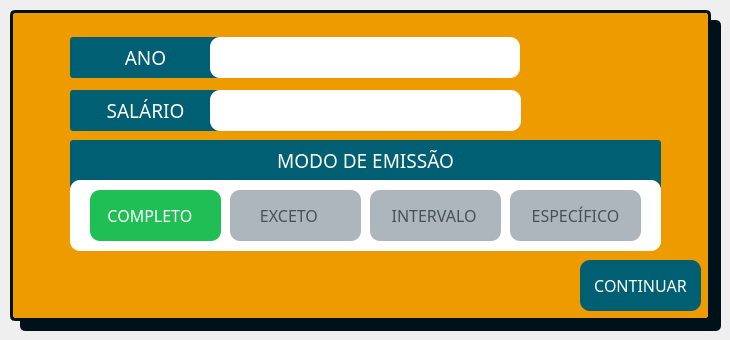
    <widget class="QWidget" name="page3">
     <widget class="QLabel" name="subBackground2">
      <property name="geometry">
       <rect>
        <x>10</x>
        <y>10</y>
        <width>701</width>
        <height>311</height>
       </rect>
      </property>
      <property name="styleSheet">
       <string notr="true">background:#EE9B00;
border: 3px solid #001219;
border-radius: 5px;</string>
      </property>
      <property name="text">
       <string/>
      </property>
     </widget>
     <widget class="QLabel" name="subBackgroundShadow2">
      <property name="geometry">
       <rect>
        <x>20</x>
        <y>20</y>
        <width>701</width>
        <height>311</height>
       </rect>
      </property>
      <property name="styleSheet">
       <string notr="true">background:#001219;
border-radius: 5px;</string>
      </property>
      <property name="text">
       <string/>
      </property>
     </widget>
     <widget class="QLabel" name="yearLabel">
      <property name="geometry">
       <rect>
        <x>70</x>
        <y>37</y>
        <width>151</width>
        <height>41</height>
       </rect>
      </property>
      <property name="font">
       <font>
        <family>Leelawadee UI Semilight</family>
        <pointsize>14</pointsize>
       </font>
      </property>
      <property name="mouseTracking">
       <bool>false</bool>
      </property>
      <property name="tabletTracking">
       <bool>false</bool>
      </property>
      <property name="toolTipDuration">
       <number>-7</number>
      </property>
      <property name="styleSheet">
       <string notr="true">color: white;
background:#005f73;
border-radius: 3px;
</string>
      </property>
      <property name="frameShape">
       <enum>QFrame::NoFrame</enum>
      </property>
      <property name="text">
       <string>ANO</string>
      </property>
      <property name="alignment">
       <set>Qt::AlignCenter</set>
      </property>
     </widget>
     <widget class="QLineEdit" name="yearInput">
      <property name="geometry">
       <rect>
        <x>210</x>
        <y>37</y>
        <width>310</width>
        <height>41</height>
       </rect>
      </property>
      <property name="font">
       <font>
        <family>Calibri</family>
        <pointsize>14</pointsize>
        <weight>50</weight>
        <bold>false</bold>
       </font>
      </property>
      <property name="styleSheet">
       <string notr="true">border-radius: 10px;
background-color:white; </string>
      </property>
      <property name="inputMask">
       <string/>
      </property>
      <property name="maxLength">
       <number>4</number>
      </property>
     </widget>
     <widget class="QLabel" name="salaryLabel">
      <property name="geometry">
       <rect>
        <x>70</x>
        <y>90</y>
        <width>151</width>
        <height>41</height>
       </rect>
      </property>
      <property name="font">
       <font>
        <family>Leelawadee UI Semilight</family>
        <pointsize>14</pointsize>
       </font>
      </property>
      <property name="mouseTracking">
       <bool>false</bool>
      </property>
      <property name="tabletTracking">
       <bool>false</bool>
      </property>
      <property name="toolTipDuration">
       <number>-7</number>
      </property>
      <property name="styleSheet">
       <string notr="true">color: white;
background:#005f73;
border-radius: 3px;
</string>
      </property>
      <property name="frameShape">
       <enum>QFrame::NoFrame</enum>
      </property>
      <property name="text">
       <string>SALÁRIO</string>
      </property>
      <property name="alignment">
       <set>Qt::AlignCenter</set>
      </property>
     </widget>
     <widget class="QLineEdit" name="salaryInput">
      <property name="geometry">
       <rect>
        <x>210</x>
        <y>90</y>
        <width>311</width>
        <height>41</height>
       </rect>
      </property>
      <property name="font">
       <font>
        <family>Calibri</family>
        <pointsize>14</pointsize>
       </font>
      </property>
      <property name="styleSheet">
       <string notr="true">border-radius: 10px;
background-color:white; </string>
      </property>
      <property name="maxLength">
       <number>10</number>
      </property>
     </widget>
     <widget class="QRadioButton" name="specificInput">
      <property name="geometry">
       <rect>
        <x>510</x>
        <y>190</y>
        <width>131</width>
        <height>51</height>
       </rect>
      </property>
      <property name="font">
       <font>
        <family>Microsoft YaHei Light</family>
        <pointsize>12</pointsize>
       </font>
      </property>
      <property name="styleSheet">
       <string notr="true">QRadioButton {
	background:#20bf55;
	color:white;
	border-radius: 10px;
}

QRadioButton::unchecked {
	background:#adb5bd;
	color: #495057;
	border-radius: 10px;
}

QRadioButton::indicator {
	right:15px;
}</string>
      </property>
      <property name="text">
       <string>    ESPECÍFICO</string>
      </property>
     </widget>
     <widget class="QRadioButton" name="allYearInput">
      <property name="geometry">
       <rect>
        <x>90</x>
        <y>190</y>
        <width>131</width>
        <height>51</height>
       </rect>
      </property>
      <property name="font">
       <font>
        <family>Microsoft YaHei Light</family>
        <pointsize>12</pointsize>
        <weight>50</weight>
        <bold>false</bold>
       </font>
      </property>
      <property name="styleSheet">
       <string notr="true">QRadioButton {
	background:#20bf55;
	color:white;
	border-radius: 10px;
}

QRadioButton::unchecked {
	background:#adb5bd;
	color: #495057;
	border-radius: 10px;
}

QRadioButton::indicator {
	right:15px;
}</string>
      </property>
      <property name="text">
       <string>   COMPLETO</string>
      </property>
      <property name="checked">
       <bool>true</bool>
      </property>
     </widget>
     <widget class="QRadioButton" name="exceptInput">
      <property name="geometry">
       <rect>
        <x>230</x>
        <y>190</y>
        <width>131</width>
        <height>51</height>
       </rect>
      </property>
      <property name="font">
       <font>
        <family>Microsoft YaHei UI Light</family>
        <pointsize>12</pointsize>
       </font>
      </property>
      <property name="styleSheet">
       <string notr="true">QRadioButton {
	background:#20bf55;
	color:white;
	border-radius: 10px;
}

QRadioButton::unchecked {
	background:#adb5bd;
	color: #495057;
	border-radius: 10px;
}

QRadioButton::indicator {
	right:15px;
}</string>
      </property>
      <property name="text">
       <string>      EXCETO</string>
      </property>
     </widget>
     <widget class="QRadioButton" name="intervalInput">
      <property name="geometry">
       <rect>
        <x>370</x>
        <y>190</y>
        <width>131</width>
        <height>51</height>
       </rect>
      </property>
      <property name="font">
       <font>
        <family>Microsoft YaHei Light</family>
        <pointsize>12</pointsize>
       </font>
      </property>
      <property name="styleSheet">
       <string notr="true">QRadioButton {
	background:#20bf55;
	color:white;
	border-radius: 10px;
}

QRadioButton::unchecked {
	background:#adb5bd;
	color: #495057;
	border-radius: 10px;
}

QRadioButton::indicator {
	right:15px;
}</string>
      </property>
      <property name="text">
       <string>    INTERVALO</string>
      </property>
     </widget>
     <widget class="QLabel" name="monthBorder">
      <property name="geometry">
       <rect>
        <x>70</x>
        <y>180</y>
        <width>591</width>
        <height>71</height>
       </rect>
      </property>
      <property name="styleSheet">
       <string notr="true">background: white;
border-radius: 10px;</string>
      </property>
      <property name="text">
       <string/>
      </property>
     </widget>
     <widget class="QLabel" name="modeBackground">
      <property name="geometry">
       <rect>
        <x>70</x>
        <y>140</y>
        <width>591</width>
        <height>51</height>
       </rect>
      </property>
      <property name="font">
       <font>
        <family>Leelawadee UI Semilight</family>
        <pointsize>13</pointsize>
       </font>
      </property>
      <property name="mouseTracking">
       <bool>false</bool>
      </property>
      <property name="tabletTracking">
       <bool>false</bool>
      </property>
      <property name="toolTipDuration">
       <number>-7</number>
      </property>
      <property name="styleSheet">
       <string notr="true">color: white;
background:#005f73;
border-radius: 3px;</string>
      </property>
      <property name="frameShape">
       <enum>QFrame::NoFrame</enum>
      </property>
      <property name="text">
       <string/>
      </property>
      <property name="alignment">
       <set>Qt::AlignCenter</set>
      </property>
     </widget>
     <widget class="QPushButton" name="continueButton2">
      <property name="geometry">
       <rect>
        <x>580</x>
        <y>260</y>
        <width>121</width>
        <height>51</height>
       </rect>
      </property>
      <property name="font">
       <font>
        <family>Franklin Gothic Demi</family>
        <pointsize>12</pointsize>
       </font>
      </property>
      <property name="cursor">
       <cursorShape>PointingHandCursor</cursorShape>
      </property>
      <property name="styleSheet">
       <string notr="true">border-radius: 10px;
color:white;
background: #005F73;</string>
      </property>
      <property name="text">
       <string>CONTINUAR</string>
      </property>
     </widget>
     <widget class="QLabel" name="modeLabel">
      <property name="geometry">
       <rect>
        <x>70</x>
        <y>140</y>
        <width>591</width>
        <height>41</height>
       </rect>
      </property>
      <property name="font">
       <font>
        <family>Leelawadee UI Semilight</family>
        <pointsize>14</pointsize>
       </font>
      </property>
      <property name="mouseTracking">
       <bool>false</bool>
      </property>
      <property name="tabletTracking">
       <bool>false</bool>
      </property>
      <property name="toolTipDuration">
       <number>-7</number>
      </property>
      <property name="styleSheet">
       <string notr="true">color: white;</string>
      </property>
      <property name="frameShape">
       <enum>QFrame::NoFrame</enum>
      </property>
      <property name="text">
       <string>MODO DE EMISSÃO</string>
      </property>
      <property name="alignment">
       <set>Qt::AlignCenter</set>
      </property>
     </widget>
     <zorder>subBackgroundShadow2</zorder>
     <zorder>subBackground2</zorder>
     <zorder>yearLabel</zorder>
     <zorder>salaryLabel</zorder>
     <zorder>modeBackground</zorder>
     <zorder>continueButton2</zorder>
     <zorder>yearInput</zorder>
     <zorder>salaryInput</zorder>
     <zorder>monthBorder</zorder>
     <zorder>exceptInput</zorder>
     <zorder>intervalInput</zorder>
     <zorder>allYearInput</zorder>
     <zorder>specificInput</zorder>
     <zorder>modeLabel</zorder>
    </widget>
